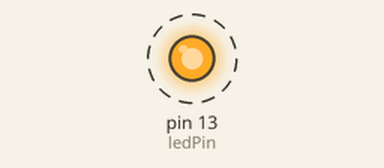
A sketch run on a simulated Arduino Uno, built with avr-gcc and run on an emulated ATmega328P. On the bench: output pins drawn as LEDs (lit = HIGH). Dashed ring = blinking. What the sketch prints to the serial monitor is not drawn.

Above: at 0.5 s.
Timing chart, 0 to 3.5 s (numbered marks = the images above):
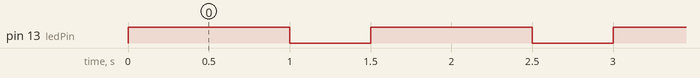

The sketch:

fuction_that_show_the_return_valuse.ino
```cpp
const int ledPin = 13;  // Pin where the LED is connected

// Function that takes two parameters and returns a string
String blinkLED(int pin, int delayTime) {
  digitalWrite(pin, HIGH);  // Turn the LED on
  delay(delayTime);         // Wait for the specified time
  digitalWrite(pin, LOW);   // Turn the LED off
  return "off";             // Return "off" after turning the LED off
}

void setup() {
  pinMode(ledPin, OUTPUT);  // Set the LED pin as an output
  Serial.begin(9600);       // Start serial communication
  Serial.println("Starting LED blink test.");
}

void loop() {
  // Call blinkLED with two parameters: LED pin and delay time in milliseconds
  String status = blinkLED(ledPin, 1000);  // Blink LED on pin 13 for 1000 ms (1 second)

  // Print the status of the LED to the Serial Monitor
  Serial.println("LED is " + status);

  delay(500);  // Wait for 500 ms before repeating
}
```

Measured:
- by itself, pin 13 (ledPin): alternates HIGH for 1.0 s and LOW for 0.50 s
